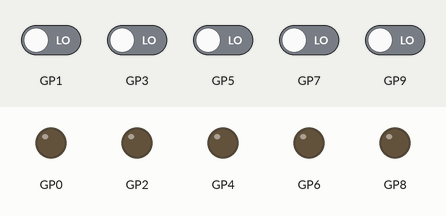
Recording of a program running on a simulated Raspberry Pi Pico running MicroPython. Shown: output pins drawn as LEDs (lit = HIGH). Inputs (shaded band) come from the test bench; at power-on: GP1, GP3, GP5, GP7, GP9 LOW. What the program prints to the serial console is not drawn. At 0.1 s the program stops and its outputs stay as they are.

Above: at 0.2 s.
Timing chart, 0 to 1.6 s (numbered marks = the images above):
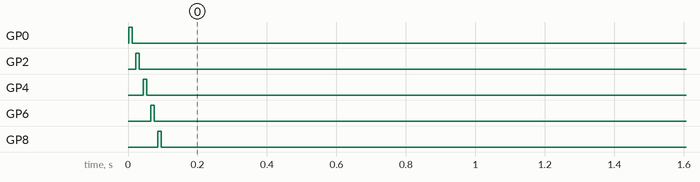

The program:

loopback_test.py
```python
from machine import Pin
import time

# Test pairs: (output_pin, input_pin)
# Connect jumper wires between these pairs for testing
test_pairs = [(0, 1), (2, 3), (4, 5), (6, 7), (8, 9)]

print("Hardware Loopback Test")
print("Make sure to connect jumper wires between the pin pairs listed above")
print("")

for out_pin, in_pin in test_pairs:
    print(f"Testing pair: GPIO{out_pin} -> GPIO{in_pin}")

    try:
        output = Pin(out_pin, Pin.OUT)
        input_pin = Pin(in_pin, Pin.IN, Pin.PULL_DOWN)

        # Test HIGH
        output.on()
        time.sleep(0.01)
        if input_pin.value() == 1:
            print(f"  HIGH test: PASS")
        else:
            print(f"  HIGH test: FAIL")

        # Test LOW
        output.off()
        time.sleep(0.01)
        if input_pin.value() == 0:
            print(f"  LOW test: PASS")
        else:
            print(f"  LOW test: FAIL")

    except Exception as e:
        print(f"  Error testing pair: {e}")

    print("")
```

Measured:
- by itself, GP0: LOW → HIGH at 0.00 s, → LOW 0.01 s later
- by itself, GP2: LOW → HIGH at 0.02 s, → LOW 0.01 s later
- by itself, GP4: LOW → HIGH at 0.04 s, → LOW 0.01 s later
- by itself, GP6: LOW → HIGH at 0.06 s, → LOW 0.01 s later
- by itself, GP8: LOW → HIGH at 0.09 s, → LOW 0.01 s later
